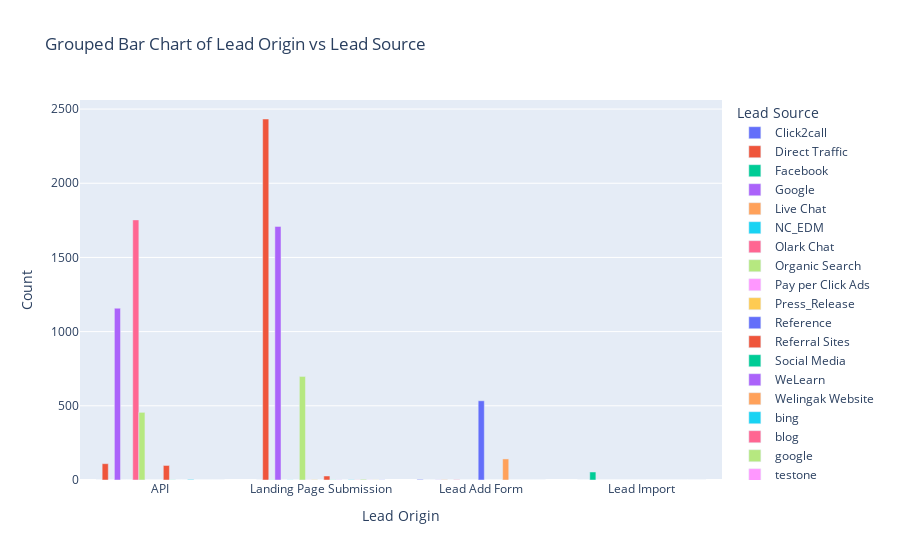

Notebook code cell kept with this figure:
### Code cell
# Visualization 2: Grouped Bar Chart
grouped_bar = px.bar(
    crosstab.reset_index().melt(id_vars=col1, var_name=col2, value_name='Count'),
    x=col1,
    y='Count',
    color=col2,
    barmode='group',
    title=f"Grouped Bar Chart of {col1} vs {col2}",
    labels={col1: col1, col2: col2}
)
grouped_bar.show()

### Figure 1 — Plotly figure (JSON) as saved in the notebook; plotly's stock layout.template omitted (floating-point values rounded to 4 significant figures)
{"data": [{"alignmentgroup": "True", "hovertemplate": "Lead Source=Click2call<br>Lead Origin=%{x}<br>Count=%{y}<extra></extra>", "legendgroup": "Click2call", "marker": {"color": "#636efa", "pattern": {"shape": ""}}, "name": "Click2call", "offsetgroup": "Click2call", "orientation": "v", "showlegend": true, "textposition": "auto", "type": "bar", "x": ["API", "Landing Page Submission", "Lead Add Form", "Lead Import"], "xaxis": "x", "y": [0, 0, 4, 0], "yaxis": "y"}, {"alignmentgroup": "True", "hovertemplate": "Lead Source=Direct Traffic<br>Lead Origin=%{x}<br>Count=%{y}<extra></extra>", "legendgroup": "Direct Traffic", "marker": {"color": "#EF553B", "pattern": {"shape": ""}}, "name": "Direct Traffic", "offsetgroup": "Direct Traffic", "orientation": "v", "showlegend": true, "textposition": "auto", "type": "bar", "x": ["API", "Landing Page Submission", "Lead Add Form", "Lead Import"], "xaxis": "x", "y": [110, 2433, 0, 0], "yaxis": "y"}, {"alignmentgroup": "True", "hovertemplate": "Lead Source=Facebook<br>Lead Origin=%{x}<br>Count=%{y}<extra></extra>", "legendgroup": "Facebook", "marker": {"color": "#00cc96", "pattern": {"shape": ""}}, "name": "Facebook", "offsetgroup": "Facebook", "orientation": "v", "showlegend": true, "textposition": "auto", "type": "bar", "x": ["API", "Landing Page Submission", "Lead Add Form", "Lead Import"], "xaxis": "x", "y": [0, 1, 0, 54], "yaxis": "y"}, {"alignmentgroup": "True", "hovertemplate": "Lead Source=Google<br>Lead Origin=%{x}<br>Count=%{y}<extra></extra>", "legendgroup": "Google", "marker": {"color": "#ab63fa", "pattern": {"shape": ""}}, "name": "Google", "offsetgroup": "Google", "orientation": "v", "showlegend": true, "textposition": "auto", "type": "bar", "x": ["API", "Landing Page Submission", "Lead Add Form", "Lead Import"], "xaxis": "x", "y": [1158, 1709, 1, 0], "yaxis": "y"}, {"alignmentgroup": "True", "hovertemplate": "Lead Source=Live Chat<br>Lead Origin=%{x}<br>Count=%{y}<extra></extra>", "legendgroup": "Live Chat", "marker": {"color": "#FFA15A", "pattern": {"shape": ""}}, "name": "Live Chat", "offsetgroup": "Live Chat", "orientation": "v", "showlegend": true, "textposition": "auto", "type": "bar", "x": ["API", "Landing Page Submission", "Lead Add Form", "Lead Import"], "xaxis": "x", "y": [0, 0, 2, 0], "yaxis": "y"}, {"alignmentgroup": "True", "hovertemplate": "Lead Source=NC_EDM<br>Lead Origin=%{x}<br>Count=%{y}<extra></extra>", "legendgroup": "NC_EDM", "marker": {"color": "#19d3f3", "pattern": {"shape": ""}}, "name": "NC_EDM", "offsetgroup": "NC_EDM", "orientation": "v", "showlegend": true, "textposition": "auto", "type": "bar", "x": ["API", "Landing Page Submission", "Lead Add Form", "Lead Import"], "xaxis": "x", "y": [0, 1, 0, 0], "yaxis": "y"}, {"alignmentgroup": "True", "hovertemplate": "Lead Source=Olark Chat<br>Lead Origin=%{x}<br>Count=%{y}<extra></extra>", "legendgroup": "Olark Chat", "marker": {"color": "#FF6692", "pattern": {"shape": ""}}, "name": "Olark Chat", "offsetgroup": "Olark Chat", "orientation": "v", "showlegend": true, "textposition": "auto", "type": "bar", "x": ["API", "Landing Page Submission", "Lead Add Form", "Lead Import"], "xaxis": "x", "y": [1753, 0, 2, 0], "yaxis": "y"}, {"alignmentgroup": "True", "hovertemplate": "Lead Source=Organic Search<br>Lead Origin=%{x}<br>Count=%{y}<extra></extra>", "legendgroup": "Organic Search", "marker": {"color": "#B6E880", "pattern": {"shape": ""}}, "name": "Organic Search", "offsetgroup": "Organic Search", "orientation": "v", "showlegend": true, "textposition": "auto", "type": "bar", "x": ["API", "Landing Page Submission", "Lead Add Form", "Lead Import"], "xaxis": "x", "y": [456, 698, 0, 0], "yaxis": "y"}, {"alignmentgroup": "True", "hovertemplate": "Lead Source=Pay per Click Ads<br>Lead Origin=%{x}<br>Count=%{y}<extra></extra>", "legendgroup": "Pay per Click Ads", "marker": {"color": "#FF97FF", "pattern": {"shape": ""}}, "name": "Pay per Click Ads", "offsetgroup": "Pay per Click Ads", "orientation": "v", "showlegend": true, "textposition": "auto", "type": "bar", "x": ["API", "Landing Page Submission", "Lead Add Form", "Lead Import"], "xaxis": "x", "y": [0, 1, 0, 0], "yaxis": "y"}, {"alignmentgroup": "True", "hovertemplate": "Lead Source=Press_Release<br>Lead Origin=%{x}<br>Count=%{y}<extra></extra>", "legendgroup": "Press_Release", "marker": {"color": "#FECB52", "pattern": {"shape": ""}}, "name": "Press_Release", "offsetgroup": "Press_Release", "orientation": "v", "showlegend": true, "textposition": "auto", "type": "bar", "x": ["API", "Landing Page Submission", "Lead Add Form", "Lead Import"], "xaxis": "x", "y": [0, 2, 0, 0], "yaxis": "y"}, {"alignmentgroup": "True", "hovertemplate": "Lead Source=Reference<br>Lead Origin=%{x}<br>Count=%{y}<extra></extra>", "legendgroup": "Reference", "marker": {"color": "#636efa", "pattern": {"shape": ""}}, "name": "Reference", "offsetgroup": "Reference", "orientation": "v", "showlegend": true, "textposition": "auto", "type": "bar", "x": ["API", "Landing Page Submission", "Lead Add Form", "Lead Import"], "xaxis": "x", "y": [0, 0, 534, 0], "yaxis": "y"}, {"alignmentgroup": "True", "hovertemplate": "Lead Source=Referral Sites<br>Lead Origin=%{x}<br>Count=%{y}<extra></extra>", "legendgroup": "Referral Sites", "marker": {"color": "#EF553B", "pattern": {"shape": ""}}, "name": "Referral Sites", "offsetgroup": "Referral Sites", "orientation": "v", "showlegend": true, "textposition": "auto", "type": "bar", "x": ["API", "Landing Page Submission", "Lead Add Form", "Lead Import"], "xaxis": "x", "y": [98, 27, 0, 0], "yaxis": "y"}, {"alignmentgroup": "True", "hovertemplate": "Lead Source=Social Media<br>Lead Origin=%{x}<br>Count=%{y}<extra></extra>", "legendgroup": "Social Media", "marker": {"color": "#00cc96", "pattern": {"shape": ""}}, "name": "Social Media", "offsetgroup": "Social Media", "orientation": "v", "showlegend": true, "textposition": "auto", "type": "bar", "x": ["API", "Landing Page Submission", "Lead Add Form", "Lead Import"], "xaxis": "x", "y": [1, 1, 0, 0], "yaxis": "y"}, {"alignmentgroup": "True", "hovertemplate": "Lead Source=WeLearn<br>Lead Origin=%{x}<br>Count=%{y}<extra></extra>", "legendgroup": "WeLearn", "marker": {"color": "#ab63fa", "pattern": {"shape": ""}}, "name": "WeLearn", "offsetgroup": "WeLearn", "orientation": "v", "showlegend": true, "textposition": "auto", "type": "bar", "x": ["API", "Landing Page Submission", "Lead Add Form", "Lead Import"], "xaxis": "x", "y": [0, 1, 0, 0], "yaxis": "y"}, {"alignmentgroup": "True", "hovertemplate": "Lead Source=Welingak Website<br>Lead Origin=%{x}<br>Count=%{y}<extra></extra>", "legendgroup": "Welingak Website", "marker": {"color": "#FFA15A", "pattern": {"shape": ""}}, "name": "Welingak Website", "offsetgroup": "Welingak Website", "orientation": "v", "showlegend": true, "textposition": "auto", "type": "bar", "x": ["API", "Landing Page Submission", "Lead Add Form", "Lead Import"], "xaxis": "x", "y": [0, 0, 142, 0], "yaxis": "y"}, {"alignmentgroup": "True", "hovertemplate": "Lead Source=bing<br>Lead Origin=%{x}<br>Count=%{y}<extra></extra>", "legendgroup": "bing", "marker": {"color": "#19d3f3", "pattern": {"shape": ""}}, "name": "bing", "offsetgroup": "bing", "orientation": "v", "showlegend": true, "textposition": "auto", "type": "bar", "x": ["API", "Landing Page Submission", "Lead Add Form", "Lead Import"], "xaxis": "x", "y": [4, 2, 0, 0], "yaxis": "y"}, {"alignmentgroup": "True", "hovertemplate": "Lead Source=blog<br>Lead Origin=%{x}<br>Count=%{y}<extra></extra>", "legendgroup": "blog", "marker": {"color": "#FF6692", "pattern": {"shape": ""}}, "name": "blog", "offsetgroup": "blog", "orientation": "v", "showlegend": true, "textposition": "auto", "type": "bar", "x": ["API", "Landing Page Submission", "Lead Add Form", "Lead Import"], "xaxis": "x", "y": [0, 1, 0, 0], "yaxis": "y"}, {"alignmentgroup": "True", "hovertemplate": "Lead Source=google<br>Lead Origin=%{x}<br>Count=%{y}<extra></extra>", "legendgroup": "google", "marker": {"color": "#B6E880", "pattern": {"shape": ""}}, "name": "google", "offsetgroup": "google", "orientation": "v", "showlegend": true, "textposition": "auto", "type": "bar", "x": ["API", "Landing Page Submission", "Lead Add Form", "Lead Import"], "xaxis": "x", "y": [0, 5, 0, 0], "yaxis": "y"}, {"alignmentgroup": "True", "hovertemplate": "Lead Source=testone<br>Lead Origin=%{x}<br>Count=%{y}<extra></extra>", "legendgroup": "testone", "marker": {"color": "#FF97FF", "pattern": {"shape": ""}}, "name": "testone", "offsetgroup": "testone", "orientation": "v", "showlegend": true, "textposition": "auto", "type": "bar", "x": ["API", "Landing Page Submission", "Lead Add Form", "Lead Import"], "xaxis": "x", "y": [0, 1, 0, 0], "yaxis": "y"}, {"alignmentgroup": "True", "hovertemplate": "Lead Source=welearnblog_Home<br>Lead Origin=%{x}<br>Count=%{y}<extra></extra>", "legendgroup": "welearnblog_Home", "marker": {"color": "#FECB52", "pattern": {"shape": ""}}, "name": "welearnblog_Home", "offsetgroup": "welearnblog_Home", "orientation": "v", "showlegend": true, "textposition": "auto", "type": "bar", "x": ["API", "Landing Page Submission", "Lead Add Form", "Lead Import"], "xaxis": "x", "y": [0, 1, 0, 0], "yaxis": "y"}, {"alignmentgroup": "True", "hovertemplate": "Lead Source=youtubechannel<br>Lead Origin=%{x}<br>Count=%{y}<extra></extra>", "legendgroup": "youtubechannel", "marker": {"color": "#636efa", "pattern": {"shape": ""}}, "name": "youtubechannel", "offsetgroup": "youtubechannel", "orientation": "v", "showlegend": true, "textposition": "auto", "type": "bar", "x": ["API", "Landing Page Submission", "Lead Add Form", "Lead Import"], "xaxis": "x", "y": [0, 1, 0, 0], "yaxis": "y"}], "layout": {"autosize": true, "barmode": "group", "legend": {"title": {"text": "Lead Source"}, "tracegroupgap": 0}, "title": {"text": "Grouped Bar Chart of Lead Origin vs Lead Source"}, "xaxis": {"anchor": "y", "autorange": true, "domain": [0, 1], "range": [-0.5, 3.5], "title": {"text": "Lead Origin"}, "type": "category"}, "yaxis": {"anchor": "x", "autorange": true, "domain": [0, 1], "range": [0, 2561.0], "title": {"text": "Count"}, "type": "linear"}}}
